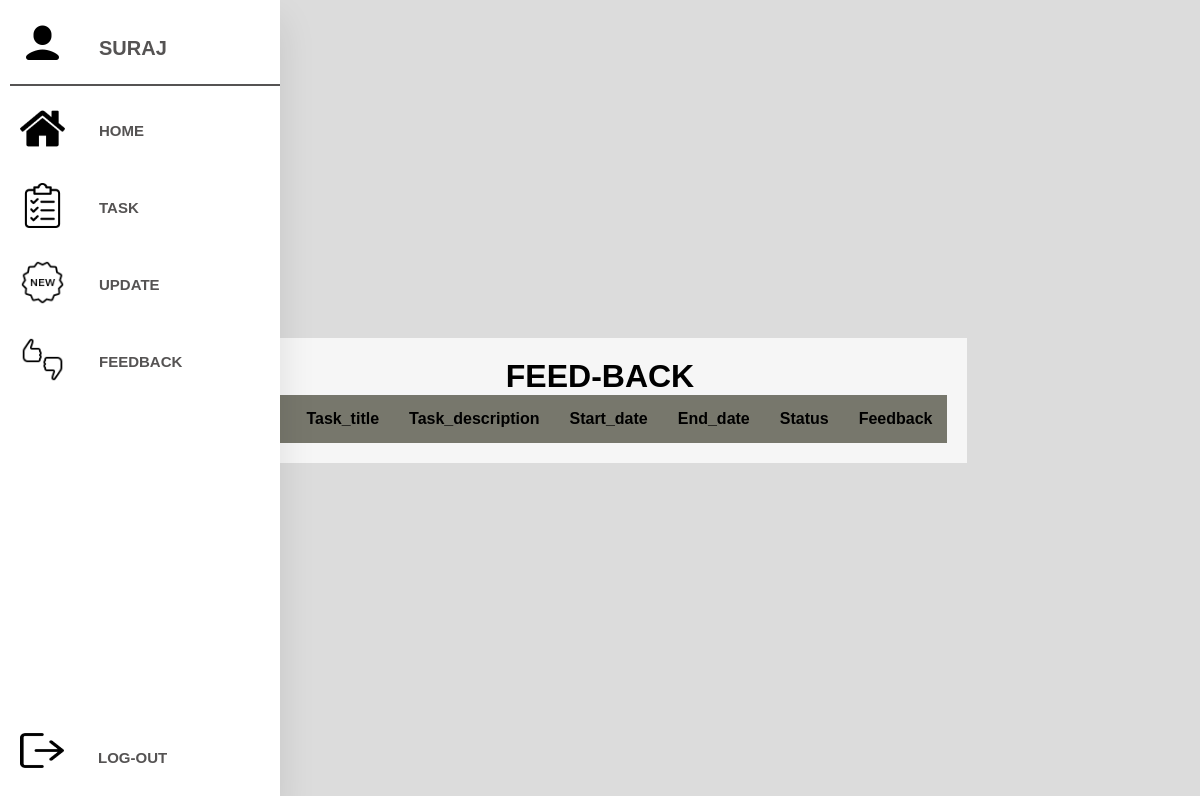
/Employeesite/feedback_home.php (signed in), run on an earlier commit of the app's database.
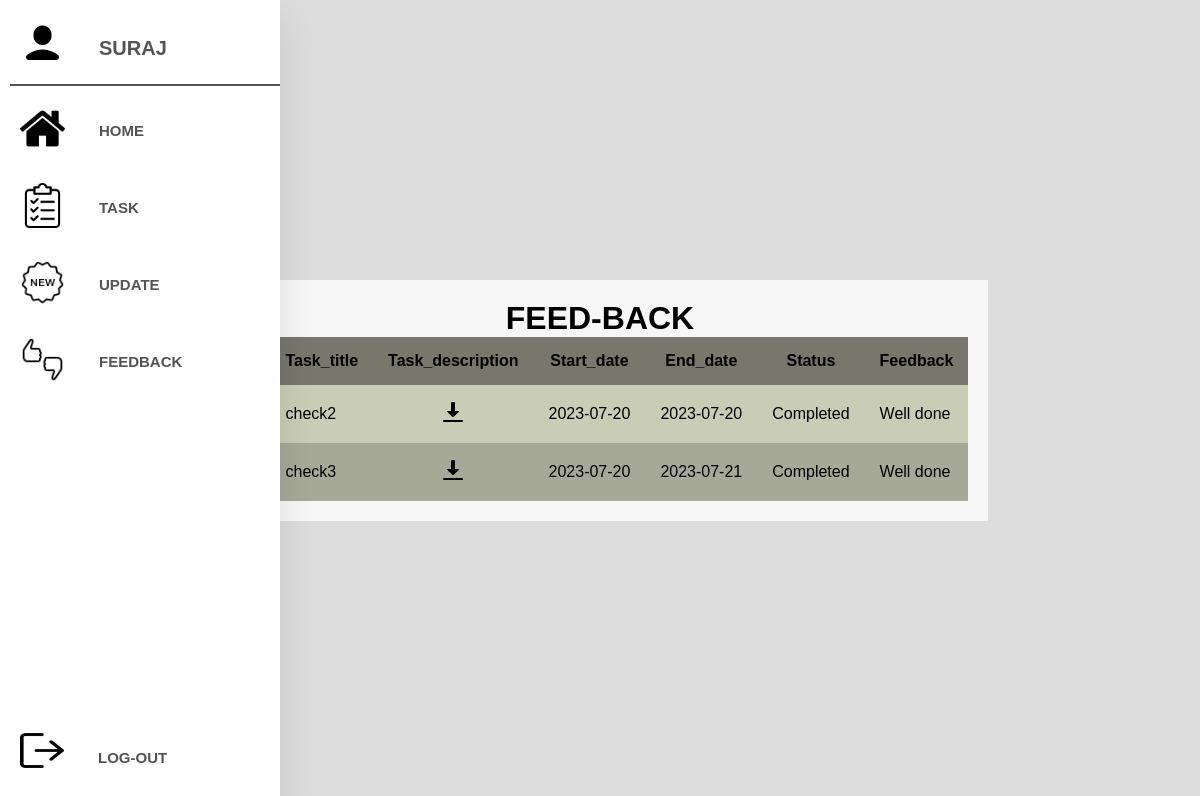
And on a later commit of the database.
### tables this page shows
CREATE TABLE `tasks` (
  `task_id` int(11) NOT NULL,
  `d_id` int(50) DEFAULT NULL,
  `task_title` varchar(50) DEFAULT NULL,
  `status` varchar(50) NOT NULL,
  `task_description` varchar(200) NOT NULL,
  `start_date` date NOT NULL,
  `end_date` date NOT NULL,
  `m_id` int(11) DEFAULT NULL,
  `e_id` int(11) DEFAULT NULL,
  `completed_task` tinyint(1) NOT NULL,
  `file_name` varchar(60) DEFAULT NULL,
  `feedback` varchar(500) DEFAULT NULL,
  `started_task` date DEFAULT NULL,
  `finished_task` date NOT NULL
);

### Employeesite/feedback_home.php (the view, shortened to what this page needs)
<!DOCTYPE html>
<html lang="en">
  <head>
    <link rel="stylesheet" href="css/task_employee.css" />
  </head>
  <body>
    <?php  $conn = mysqli_connect("localhost","root","","workprogresstracker");
            if(isset($_SESSION['username']))
            {
         $sessionid =$_SESSION['id']
    ?>
    <nav>
      <ul>
        <li>
          <a href="http://localhost/work-progress-tracker/Work-progress-tracker/Employeesite/editself.php" class="logo first">
            <img src="icons_emp/user.png" alt="" />
            <span class="nav-item"><?php echo $_SESSION['username'];?></span>
          </a>
        </li>
        <li>
          <a href="http://localhost/work-progress-tracker/Work-progress-tracker/Employeesite/home_employee.php" class="logo">
            <img src="icons_emp/home.png" alt="" />
            <span class=" nav-text">Home</span>
          </a>
        </li>
        <li>
          <a href="http://localhost/work-progress-tracker/Work-progress-tracker/Employeesite/task_employee.php" class="logo">
            <img src="icons_emp/task.png" alt="" />
            <span class=" nav-text">Task</span>
          </a>
        </li>
        <li>
        <a href="http://localhost/work-progress-tracker/Work-progress-tracker/Employeesite/update_employee.php" class="logo">
            <img src="icons_emp/new.png" alt="" />
            <span class=" nav-text">Update</span>
          </a>
        </li>
        <li>
          <a href="http://localhost/work-progress-tracker/Work-progress-tracker/Employeesite/feedback_home.php#" class="logo">
            <img src="icons_emp/feedback.png" alt="" />
            <span class=" nav-text">Feedback</span>
          </a>
        </li>
        <li>
          <a href="../unsetvariable.php?unset=true" class="logo last">
            <img src="icons_emp/logout.png" style="width: 44px;height: 35px;" alt="" />
            <span class=" nav-text">Log-Out</span>
          </a>
        </li>
      </ul>
    </nav>
    <div id="container">
      <?php
              $sql = "Select * from tasks where e_id =$sessionid and status= 'Completed'" ;
              $result = mysqli_query($conn,$sql);
              ?>
              <div id="table_data">
            <table style="border: none; border-collapse: collapse;">
              <h1 style="text-align:center;">FEED-BACK</h1>
              <tr>
                <th>#</th>
                <th>Task_title</th>
                <th>Task_description</th>
                <th>Start_date</th>
                <th>End_date</th>
                <th>Status</th>
                <th>Feedback</th>
              </tr>
                <?php
                $idnum=1;
                while($row = $result->fetch_assoc()){
                 if($result->num_rows < 0)
                 {
                  echo '';
                 }
                 else{
                ?>
              <tr>
                <td><?php echo $idnum?> </td>
                <td><?php echo $row['task_title'];?></td>
                <td style="text-align: center;"><a href="./../description_tasks/<?php echo $row['task_description']?>" download > <img src="../icons/download-icon.png" alt="" srcset=""> </a></td>
                <td><?php echo $row['start_date'];?></td>
                <td><?php echo $row['end_date'];?></td>
                <td><?php echo $row['status'];?></td>
                <td><?php  echo $row['feedback']?></td>
              </tr>
              <?php
                $idnum++;
                }
              }
                ?>
            </table>
        </div>
    </div>
    <?php
            }
            else{
              echo "";
            }
            ?>
  </body>
</html>

### Employeesite/css/task_employee.css (style rules this page uses)
* { margin: 0; padding: 0; outline: none; text-decoration: none; box-sizing: border-box; font-family: "Poppins", sans-serif; }
body { background-color: #d9ff00; }
nav { position: absolute; top: 0; bottom: 0; height: 100%; left: 0; background: #fff; width: 90px; overflow: hidden; transition: width 0.2s linear; box-shadow: 0 20px 35px rgba(0, 0, 0, 0.1); }
.logo { text-align: center; display: flex; transition: all 0.5s ease; margin: 10px 0 0 10px; }
.logo img { width: 45px; height: 45px; }
.logo span { font-weight: bold; text-transform: uppercase; padding-top: 30px; }
.first { border-bottom: 2px solid; margin: 11px 0 10px 10px; }
.last { position: absolute; bottom: 10px; }
nav a { position: relative; color: rgb(85, 83, 83); display: table; width: 300px; padding: 10px; }
.nav-item { position: relative; font-size: 20px; margin-left: 34px; top: -14px; }
.nav-text { position: relative; font-weight: bold; font-size: 15px; margin-left: 34px; top: -14px; }
#container { width: 100%; height: 100vh; background-color: gainsboro; display: flex; justify-content: center; align-items: center; }
#table_data { width: auto; height: auto; margin: 30px; padding: 20px; background-color: #f6f6f6; }
tr:nth-child(even) { background-color: #b8bd9bb5; }
tr:nth-child(odd) { background-color: #6d725594; }
th { background-color: #77776c; }
th, td { padding: 15px; }

What changed in the data, as far as the page shows it:
added tasks: task_title "check2", start_date "2023-07-20", end_date "2023-07-20", status "Completed", feedback "Well done"
added tasks: task_title "check3", start_date "2023-07-20", end_date "2023-07-21", status "Completed", feedback "Well done"
